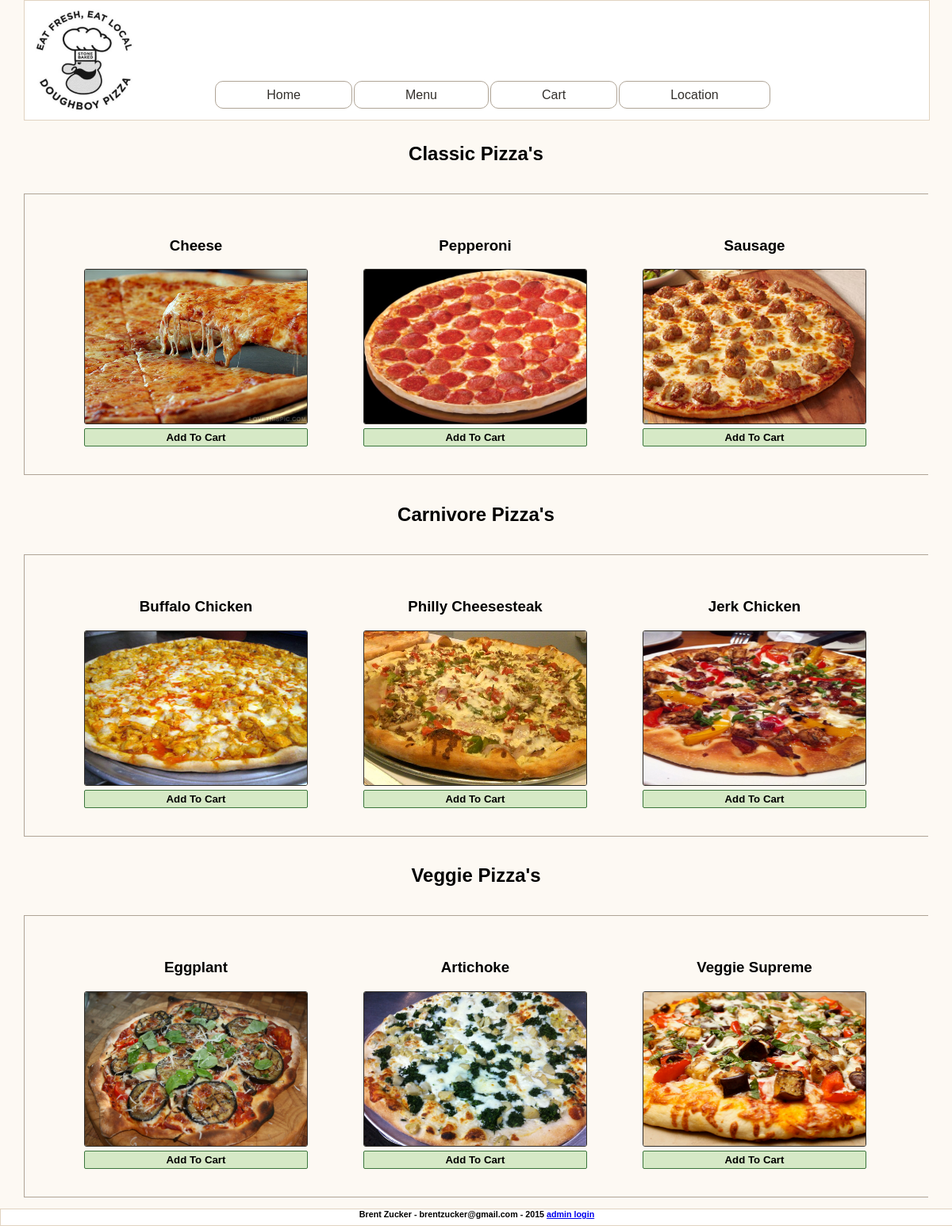
Page /menu.php on the committed database.
### tables this page shows
CREATE TABLE `pizza` (
  `pizzaID` int(11) NOT NULL AUTO_INCREMENT,
  `pizzaName` varchar(20) DEFAULT NULL,
  `type` varchar(20) DEFAULT NULL,
  `price` decimal(4,2) DEFAULT NULL,
  `imageName` varchar(25) DEFAULT NULL,
  PRIMARY KEY (`pizzaID`)
);

### menu.php (the view, shortened to what this page needs)
<?php
require_once 'html_head.php';
require_once 'header_pizza.php';
require_once 'footer_pizza.php';
build_html_head();
navigation_header();
echo '<main class="menu">';
retrievePizzaData("Classic");
retrievePizzaData("Carnivore");
retrievePizzaData("Veggie");
echo '</main>';
footer_pizzastore();
function retrievePizzaData($t)
{
	$type = $t;
	$query = "SELECT pizzaName, imageName, pizzaID, price FROM pizza WHERE type='$type'";
	$result = mysql_query($query);
	echo '<h2 id="' . $type . '">' . $type . ' Pizza\'s</h2>';
	echo '<ul class="' . $type . '">';
	$rows = mysql_num_rows($result);
	for($i=0; $i<$rows; $i++)
	{
		$row = mysql_fetch_row($result);
		$name = $row[0];
		$img = $row[1];
		$pizzaID = $row[2];
		$price = $row[3];
		echo '<li>';
		echo '<h3>' . $name . '</h3>';
		echo '<img src="assets/images/' . $img . '">';
		echo "<div class=\"cartbutton\" onclick=\"addToCart('$name', '$img', '$pizzaID', '$price')\"><h5>Add To Cart</h5></div>";
		echo '</li>';
	}
	echo '</ul>';
}
?>

### html_head.php (shortened to what this page needs)
<?php
function build_html_head()
{
	echo '<html>';
	echo '<head>';
	echo '<link rel="stylesheet" type="text/css" href="theme_pizzastore.css">';
	echo '</head>';
}
?>

### header_pizza.php (shortened to what this page needs)
<?php
require_once('html_head.php');
function navigation_bar()
{
	$navigation_link = array(
		array(
			"title" => "Home",
			"link" => "index.php"),
		array(
			"title" => "Menu",
			"link" => "menu.php"),
		array(
			"title" => "Cart",
			"link" => "cart.php"),
		array(
			"title" => "Location",
			"link" => "location.php")
		);
	echo '<ul class="navigation_bar">';
	foreach($navigation_link as $n)
	{
		echo '<a href="' . $n['link'] . '"><li>' . $n['title'] . '</li></a>';
	}
	echo '</ul>';
}
function navigation_header()
{
	$logo = 'assets/images/doughboy_logo.jpg';
	echo '<body>';
	echo '<header>';
	echo '<img id="logo" src="' . $logo . '">';
	navigation_bar();
	echo '</header>';
}
?>

### footer_pizza.php
<?php
function footer_pizzastore()
{
	echo '<footer>';
	echo '<h6>Brent Zucker - brentzucker@gmail.com - 2015
	<a href="adminlogin.php">admin login</a></h6>';
	echo '</footer>';
	echo '</body>';
	echo '</html>';
}
?>

### theme_pizzastore.css (style rules this page uses)
html, body { margin:0; padding:0; font-family: Arial, Verdana, Georgia; background-color: #fdf9f3; }
header { position: absolute; width: 95%; margin-left:2.5%; height:150px; border: 1px solid #e1d3c1; background-color: white; }
header #logo { width:150px; position: absolute; }
.navigation_bar { text-align: center; margin: 110px; }
.navigation_bar li { display: inline; padding: .5em 4em .5em 4em; text-align: center; border: 1px solid #afa496; border-radius: 10px; margin: 1px; }
.navigation_bar a { text-decoration: none; color: #322f2b; }
footer { text-align:center; position:fixed; bottom:0; width: 100%; height:20px; border: 1px solid #e1d3c1; background-color: white; }
footer h6 { margin:0; padding:0; }
main { padding-bottom: 20px; position:absolute; top:160; width:95%; margin-left: 2.5%; overflow:hidden; }
.menu ul { width:99%; border: 1px solid #afa496; display:inline-flex; background-color:; }
.menu li { display:inline; padding:35px; text-align:center; }
.menu li img { border:1px solid #322f2b; border-radius: 3px; width:280px; height:194px; }
.cartbutton { background-color:#d6e9c6; border:1px solid #3c763d; border-radius:2px; padding: 3px; margin-top:5px; }
.cartbutton h5 { padding:0; margin:0; }
.menu h2 { text-align: center; }

### rows in the picture
pizza: pizzaName "Cheese", imageName (picture)
pizza: pizzaName "Pepperoni", imageName (picture)
pizza: pizzaName "Sausage", imageName (picture)
pizza: pizzaName "Buffalo Chicken", imageName (picture)
pizza: pizzaName "Philly Cheesesteak", imageName (picture)
pizza: pizzaName "Jerk Chicken", imageName (picture)
pizza: pizzaName "Eggplant", imageName (picture)
pizza: pizzaName "Artichoke", imageName (picture)
pizza: pizzaName "Veggie Supreme", imageName (picture)

### other values in the picture
$n['title'] "Home"
$n['title'] "Menu"
$n['title'] "Cart"
$n['title'] "Location"
$type "Classic Carnivore Veggie"
